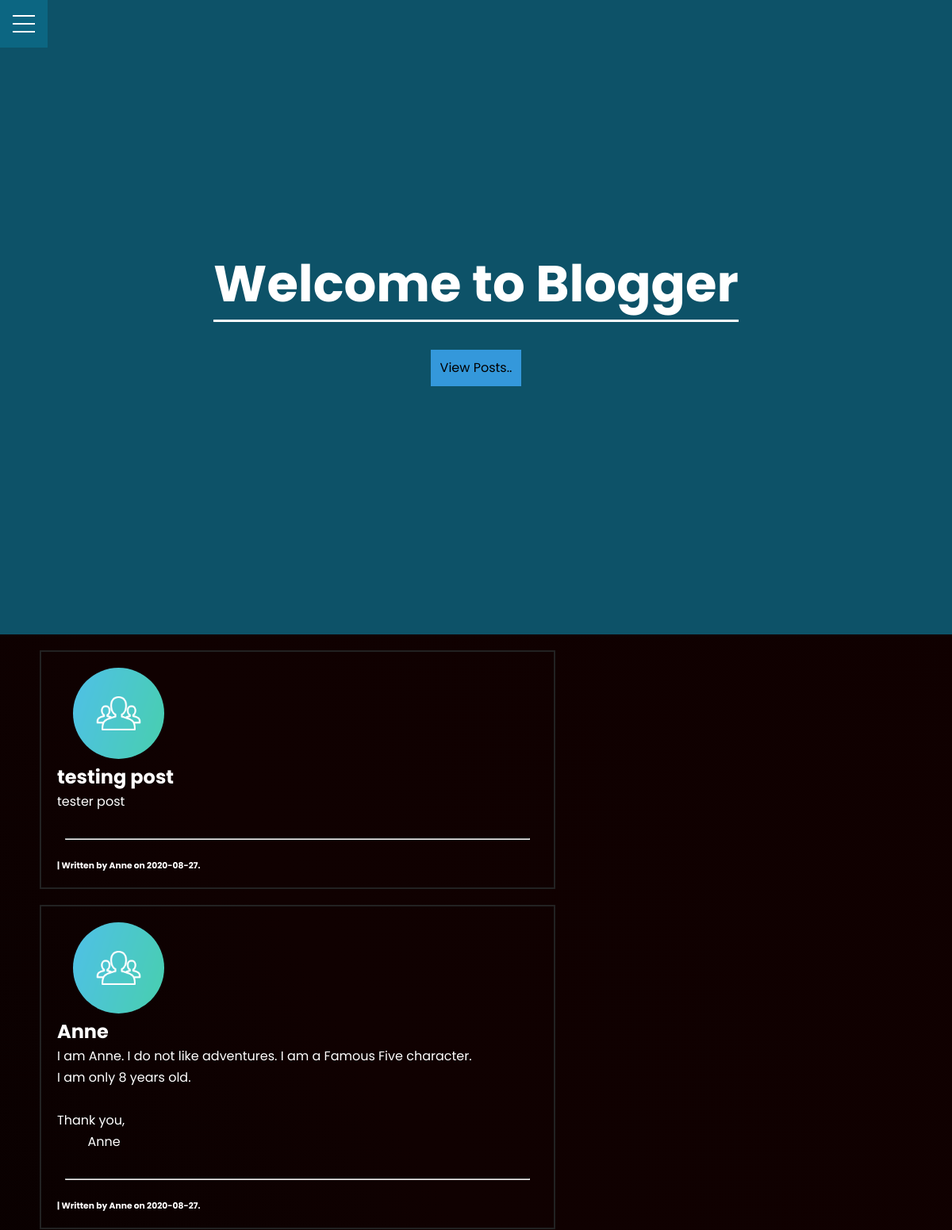
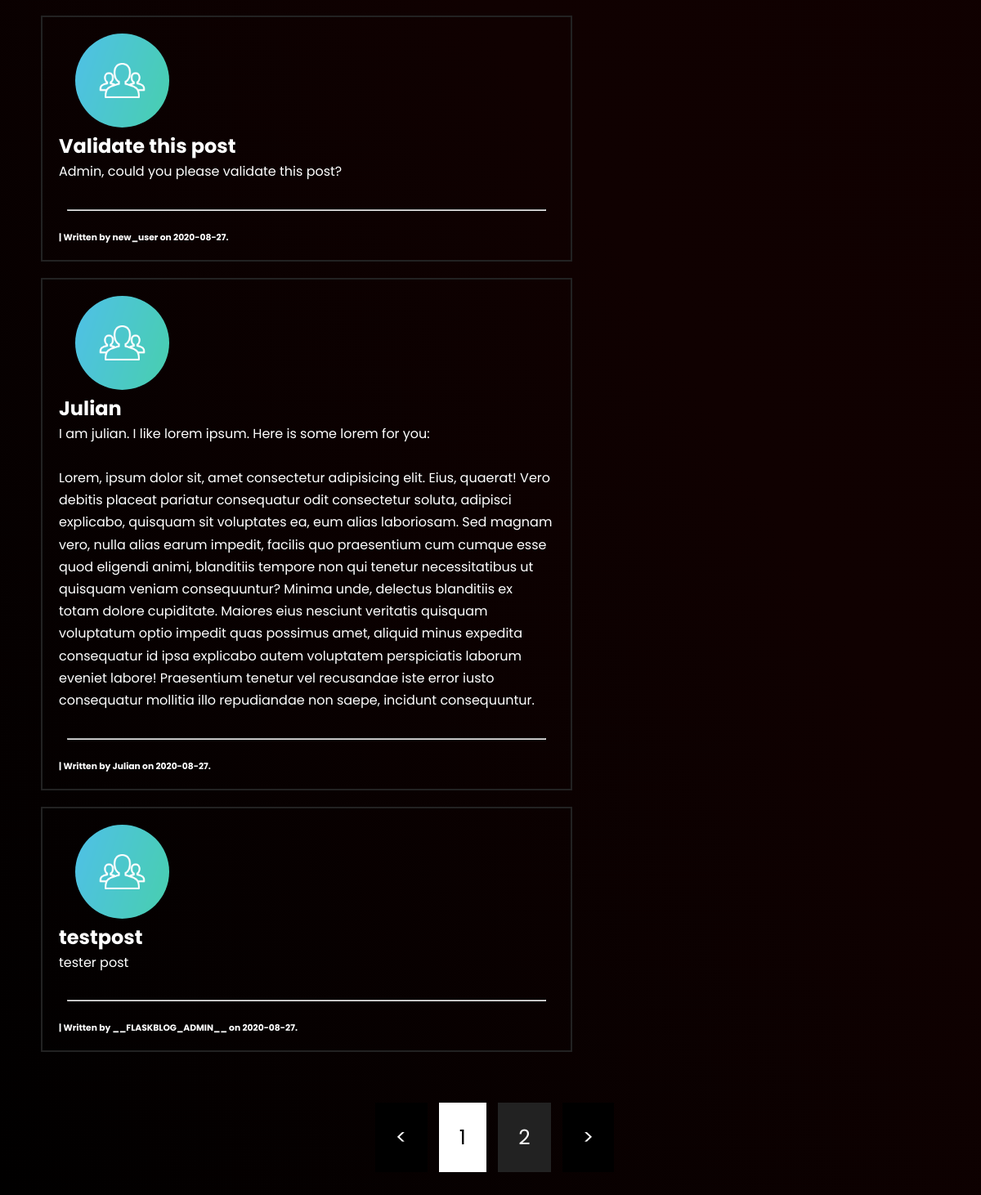
The page /home on the database its author committed (2 pictures, top to bottom).
### flaskblog/models.py (models this page shows, shortened)
class Post(db.Model):
    id = db.Column(db.Integer, primary_key=True)
    title = db.Column(db.String(), nullable=False)
    date_posted = db.Column(db.DateTime, nullable=False, default=datetime.utcnow)
    content = db.Column(db.Text, nullable=False)
    is_verified = db.Column(db.Boolean, default=False)
    user_id = db.Column(db.Integer, db.ForeignKey('user.id'), nullable=False)

class User(db.Model, UserMixin):
    id = db.Column(db.Integer, primary_key=True, unique=True)
    username = db.Column(db.String(20), unique=True, nullable=False)
    email = db.Column(db.String(120), unique=True, nullable=False)
    image_file = db.Column(db.String(20), nullable=False, default='default.jpg')
    password = db.Column(db.String(60), nullable=False)
    posts = db.relationship('Post', backref='author', lazy=True)

### flaskblog/routes.py (the view)
@app.route("/")
@app.route("/home")
def home():
    page = request.args.get('page', 1, type=int)
    posts = Post.query.order_by(Post.date_posted.desc()).paginate(page=page, per_page=5)
    return render_template('index.html', posts=posts)

### flaskblog/templates/index.html (shortened to what this page needs)
{% extends "base.html" %}
{% block content %}
<div class="main">
    <header class="showcase">
        <div class="container showcase-inner">
            <h1>Welcome to Blogger</h1>
            <a href="#posts" class="viewpost-scroll">View Posts..</a>
        </div>
    </header>
    <div id="posts" class="main">
    {% for post in posts.items %}
        <article class="main" tabindex="1">
            <a href="{{ url_for('post', post_id=post.id )}}"><img src="{{ url_for('static', filename='profile_pics/' + post.author.image_file) }}"
                    class="rounded-profile-pic" tabindex="2"></a>
            <a href="{{ url_for('post', post_id=post.id )}}" class="post-title"tabindex="3"><h2>{{ post.title }}</h2> </a>
            <pre class="post-content" tabindex="4">{{ post.content }}</pre>
            <br>
            <hr>
            <a href="{{ url_for('user_post', username=post.author.username) }}" class="post-author" tabindex="5"><h6>| Written by {{ post.author.username }} on {{ post.date_posted.strftime('%Y-%m-%d') }}.
            </h6></a>
        </article>
    {% endfor %}
    <br><br><br>
        <div class="pagination" id="pgn">
            <span class="dot"><</span>
            {% for page_num in posts.iter_pages(left_edge=1, right_edge=1, left_current=1, right_current=2) %}
                {% if page_num %}
                    {% if posts.page == page_num %}
                        <a href="#pgn" id="current-btn">{{ page_num }}</a>
                    {% else %}
                        <a class="pagination-btn" href="{{ url_for('home', page=page_num) }}">{{ page_num }}</a>
                    {% endif %}
                {% else %}
                    <span class="dot">...</span>
                {% endif %}
            {% endfor %}
            <span class="dot">></span>
        </div>
        <br><br><br><br><br><br><br><br>
    </div>
</div>
{% endblock content %}

### flaskblog/templates/base.html (shortened to what this page needs)
<!DOCTYPE html>
<html lang="en">
<head>
    <link rel="stylesheet" type="text/css" href=" {{url_for('static', filename='style.css')}} ">
</head>
<body>
<div class="main">
    <nav>
    <div class="menu-wrap">
        <div class="hamburger"><div></div></div>
    </div>
    </nav>
    {% block content %}{% endblock content %}
</div>
</body>
</html>

### flaskblog/static/style.css (style rules this page uses)
* { margin: 0px 0px 0px 0px; padding: 0px 0px 0px 0px; box-sizing: border-box; font-family: Poppins, 'Poppins', Helveltica, sans-serif; text-decoration: none; color: white; }
body { background-color: black; background-image: linear-gradient(60deg, #000000, #100101, #100000); background-size: 100%; color: white; font-family: 'Poppins', Poppins, sans-serif; line-height: 1.4; }
html { scroll-behavior: smooth; }
:root { --primary-color: rgba(13, 110, 139, 0.75); --overlay-color: rgba(24, 39, 51, 0.85); --menu-speed: 0.75s; }
.container { max-width: 960px; margin: auto; overflow: hidden; padding: 0 3rem; }
.showcase { background-color: var(--primary-color); color: #fff; height: 100vh; position: relative; margin: 0px; padding: 0px; }
.showcase:before { content: ''; background: url('img/homepage-bg.png') no-repeat center center/cover; position: absolute; top: 0; left: 0; width: 100%; height: 100%; z-index: -1; }
.showcase .showcase-inner { display: flex; flex-direction: column; align-items: center; justify-content: center; text-align: center; height: 100%; }
.showcase h1 { font-size: 4rem; }
.menu-wrap { position: fixed; top: 0; left: 0; z-index: 1; }
.menu-wrap .hamburger { position: absolute; top: 0; left: 0; z-index: 1; width: 60px; height: 60px; padding: 1rem; background: var(--primary-color); display: flex; align-items: center; justify-content: center; }
.menu-wrap .hamburger > div { position: relative; width: 100%; height: 2px; background-color: white; display: flex; align-items: center; justify-content: center; transition: all 0.4s ease; }
.menu-wrap .hamburger > div:before, .menu-wrap .hamburger > div:after { content: ''; position: absolute; z-index: 1; top: -10px; width: 100%; height: 2px; background: inherit; }
.menu-wrap .hamburger > div:after { top: 10px; }
h1 { text-align: center; border-bottom: 3px solid white; margin-bottom: 35px; }
.viewpost-scroll { padding: 12px; background-color: #3498db; color: black; text-decoration: none; }
article { margin: 20px 500px 20px 50px; border: 2px solid #222; padding: 20px; }
.post-title { color: white; padding-bottom: 10px; border-bottom: 1px solid white; transition: 0.2s; }
.post-content { color: white; }
pre { line-height: 1.7em; max-width: 65ch; min-width: 20ch; color: red; display: block; white-space: pre-wrap; word-break: keep-all; }
.post-author h6 { min-width: 30ch; }
.rounded-profile-pic { border-radius: 50%; margin-left: 20px; width: 115px; height: 115px; }
.post-author { color: white; }
hr { margin: 10px; margin-bottom: 25px; }
.pagination { text-align: center; }
.pagination a, .pagination .dot { color: white; background-color: #222; padding: 25px; font-size: 25px; margin-top: 30px; margin-left: 10px; }
.pagination .dot { background-color: black; }
#current-btn { background-color: white; color: black; }

### rows shown on the page
Post: image_file (placeholder picture), title "testing post", content "tester post", author.username "Anne", date_posted "2020-08-27"
Post: image_file (placeholder picture), title "Anne", content "I am Anne. I do not like adventures. I am a Famous Five character. I am only 8 years old. Thank you, Anne", author.username "Anne", date_posted "2020-08-27"
Post: image_file (placeholder picture), title "Validate this post", content "Admin, could you please validate this post?", author.username "new_user", date_posted "2020-08-27"
Post: image_file (placeholder picture), title "Julian", content "I am julian. I like lorem ipsum. Here is some lorem for you: Lorem, ipsum dolor sit, amet consectetur adipisicing elit. Eius, quaerat! Vero debitis placeat pariatur consequatur odit consectetur soluta, adipisci explicabo, quisquam sit voluptates ea, eum alias laboriosam. Sed magnam vero, nulla alias earum impedit, facilis quo praesentium cum cumque esse quod eligendi animi, blanditiis tempore non qui tenetur necessitatibus ut quisquam veniam consequuntur? Minima unde, delectus blanditiis ex totam dolore cupiditate. Maiores eius nesciunt veritatis quisquam voluptatum optio impedit quas possimus amet, aliquid minus expedita consequatur id ipsa explicabo autem voluptatem perspiciatis laborum…", author.username "Julian", date_posted "2020-08-27"
Post: image_file (placeholder picture), title "testpost", content "tester post", author.username "__FLASKBLOG_ADMIN__", date_posted "2020-08-27"

### other values the page prints
{{ page_num }} "1"
{{ page_num }} "2"
